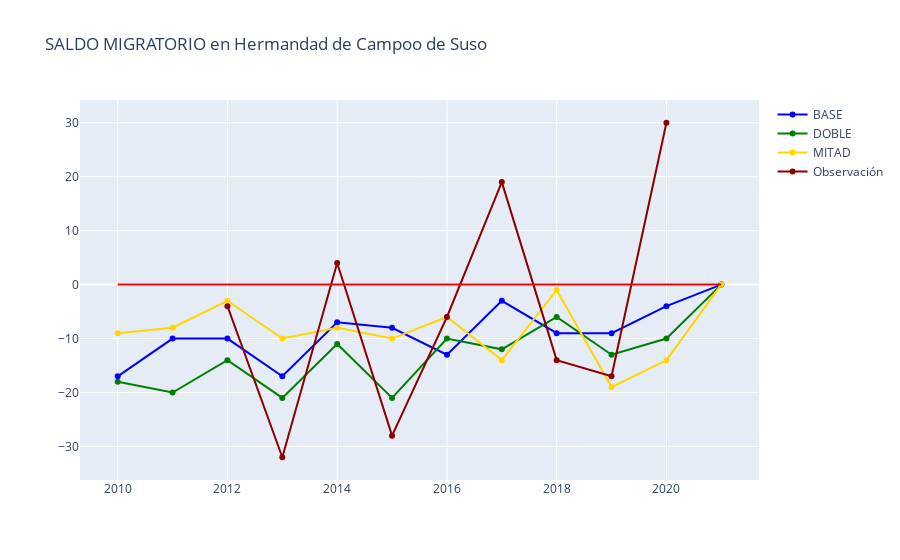

The notebook cell saved with this chart:
### Code cell
plotter_smig(df_18_in, df_18_out,
        df_19_in, df_19_out,
        df_20_in, df_20_out,
        "39032", "Hermandad de Campoo de Suso")

### Figure 1 — Plotly figure (JSON) as saved in the notebook; plotly's stock layout.template omitted (floating-point values rounded to 4 significant figures)
{"data": [{"marker": {"color": "blue"}, "mode": "lines+markers", "name": "BASE", "showlegend": true, "type": "scatter", "x": [2010, 2011, 2012, 2013, 2014, 2015, 2016, 2017, 2018, 2019, 2020, 2021], "y": [-17, -10, -10, -17, -7, -8, -13, -3, -9, -9, -4, 0]}, {"marker": {"color": "green"}, "mode": "lines+markers", "name": "DOBLE", "showlegend": true, "type": "scatter", "x": [2010, 2011, 2012, 2013, 2014, 2015, 2016, 2017, 2018, 2019, 2020, 2021], "y": [-18, -20, -14, -21, -11, -21, -10, -12, -6, -13, -10, 0]}, {"marker": {"color": "gold"}, "mode": "lines+markers", "name": "MITAD", "showlegend": true, "type": "scatter", "x": [2010, 2011, 2012, 2013, 2014, 2015, 2016, 2017, 2018, 2019, 2020, 2021], "y": [-9, -8, -3, -10, -8, -10, -6, -14, -1, -19, -14, 0]}, {"marker": {"color": "darkred"}, "mode": "lines+markers", "name": "Observación", "showlegend": true, "type": "scatter", "x": ["2010", "2011", "2012", "2013", "2014", "2015", "2016", "2017", "2018", "2019", "2020", "2021"], "y": [null, null, -4, -32, 4, -28, -6, 19, -14, -17, 30, null]}], "layout": {"shapes": [{"line": {"color": "Red"}, "type": "line", "x0": 2010, "x1": 2021, "xref": "x", "y0": 0, "y1": 0, "yref": "y"}], "title": {"text": "SALDO MIGRATORIO en Hermandad de Campoo de Suso"}}}
